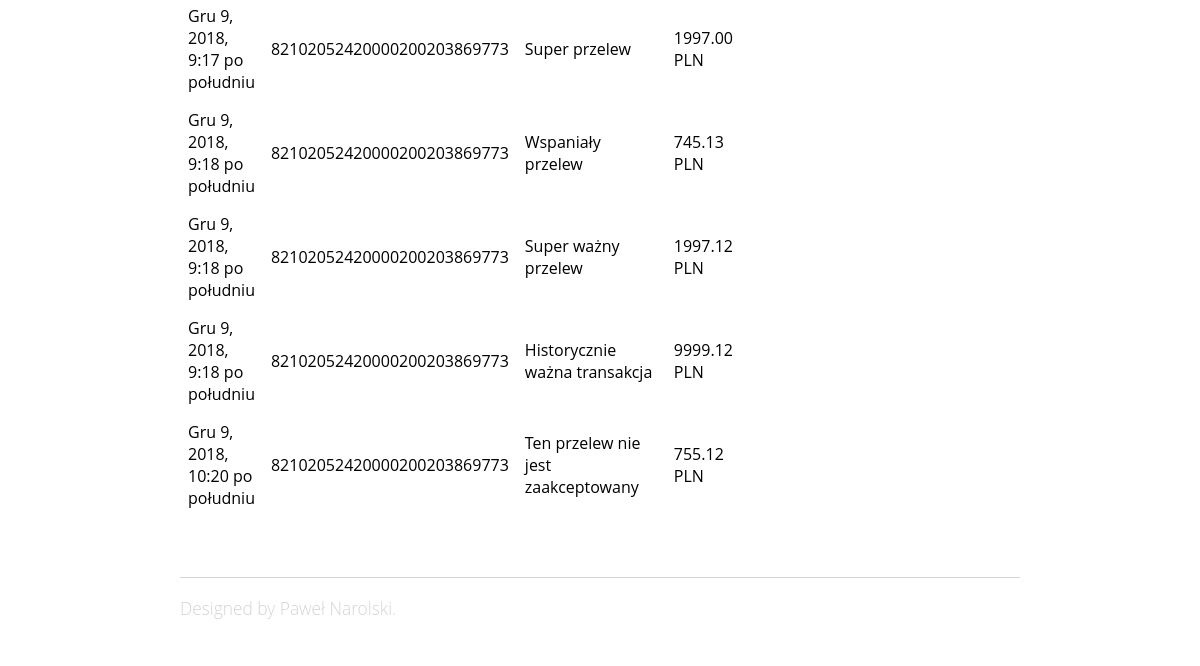
The app's page /transfers/history (signed in, lower part), older data.
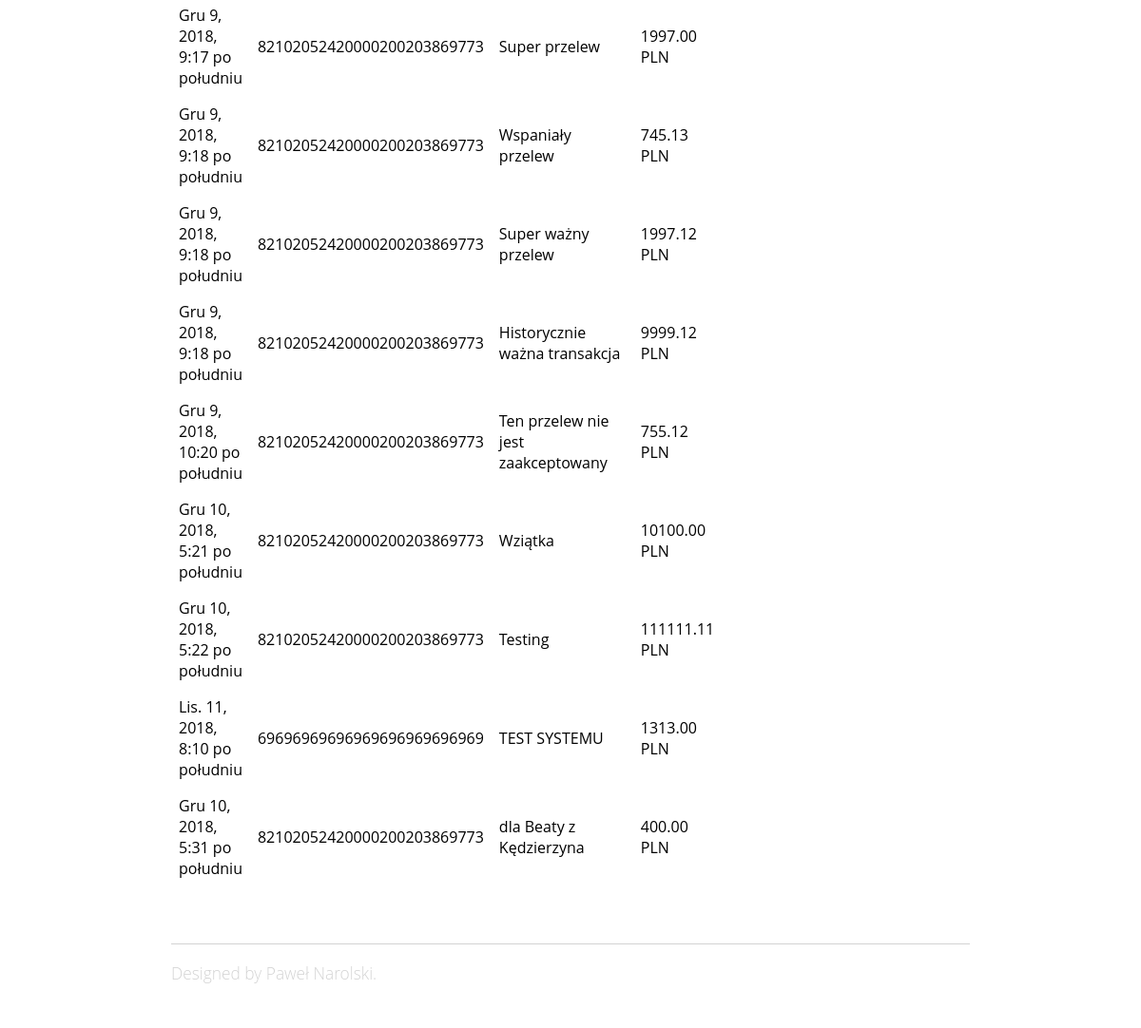
The same page, newer data.
### onlinebank/models.py (models this page shows, shortened)
class Transfer(models.Model):
    IBAN_validator = RegexValidator(regex=r'^\d{26}$', message="Bank account must have 26 digits.")
    from_account = models.ForeignKey(User, on_delete=models.CASCADE, null=False)
    to_account = models.CharField(validators=[IBAN_validator], null=False, max_length=26)
    title = models.CharField(max_length=60, blank=False, null=False)
    amount = models.DecimalField(max_digits=22, decimal_places=2)
    date = models.DateTimeField(auto_now=True)

### onlinebank/views.py (the view)
# urls.py: path('transfers/history', views.history, name="history"),
def history(request):
    if 'transfer_title' in request.GET :
        query = "SELECT * FROM onlinebank_transfer WHERE onlinebank_transfer.from_account_id = {} AND onlinebank_transfer.title LIKE '{}'".format(request.user.id, request.GET.get('transfer_title'))
        queries = query.split(';')
        if len(queries) > 1:
            queries.pop() # remove garbage query
        transfers = Transfer.objects.raw(queries.pop(0) + ';')
        with connection.cursor() as cursor:
            for q in queries:
                cursor.execute(q + ';')
    else:
        transfers = [_ for _ in models.Transfer.objects.all() if _.from_account == request.user]
    return render(request, 'onlinebank/history.html', {'transfers': transfers})

### onlinebank/templates/onlinebank/history.html (shortened to what this page needs)
{% extends 'onlinebank/base.html' %}
{% block content %}
{% if user.is_authenticated %}
<div class="article">
    <div>
        <table class="pure-table pure-table-bordered">
            <tbody>
            {% for t in transfers %}
                <tr>
                    <td>{{ t.date }}</td>
                    <td>{{ t.to_account }}</td>
                    <td>{{ t.title }}</td>
                    <td>{{ t.amount }} PLN</td>
                </tr>
            {% endfor %}
            </tbody>
        </table>
    </div>
</div>
{% else %}
<div class="article">
    <h3>User not logged in</h3>
    <p>Please <a href={% url 'login' %}>log in</a> first</p>
</div>
{% endif %}
{% endblock %}

Row changes from the older to the newer data that the page shows:
added Transfer: date "Gru 10, 2018, 5:21 po południu", to_account "82102052420000200203869773", title "Wziątka", amount "10100.00"
added Transfer: date "Gru 10, 2018, 5:22 po południu", to_account "82102052420000200203869773", title "Testing", amount "111111.11"
added Transfer: date "Lis. 11, 2018, 8:10 po południu", to_account "69696969696969696969696969", title "TEST SYSTEMU", amount "1313.00"
added Transfer: date "Gru 10, 2018, 5:31 po południu", to_account "82102052420000200203869773", title "dla Beaty z Kędzierzyna", amount "400.00"
